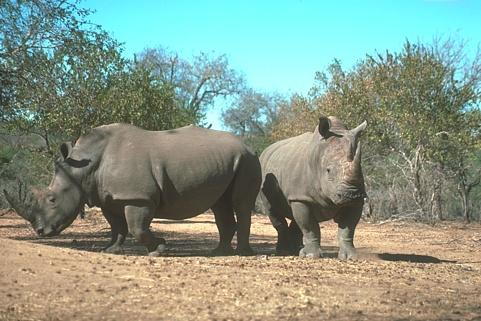
#> input picture opencv4.5.4/images/rhino.jpg, 481 x 321 px, found by its file name
$ python '图像处理（scipy）.py'
#> lines starting #> are read from the running program, lines starting #| are printed output that depends on the picture
#%%
# -*- coding UTF-8 -*-
'''
@Project : TensorflowStudy
@File : ImageProcessing（scipy）.py
@Author : chenbei
@Date : 2021/8/31 13:18
'''
import matplotlib.pyplot as plt
from matplotlib.pylab import mpl
from matplotlib.font_manager import FontProperties
import numpy as np
import pandas as pd
import os
plt.rcParams['font.sans-serif'] = ['Times New Roman']  # 设置字体风格,必须在前然后设置显示中文
mpl.rcParams['font.size'] = 10.5  # 图片字体大小
mpl.rcParams['font.sans-serif'] = ['SimHei']  # 显示中文的命令
mpl.rcParams['axes.unicode_minus'] = False  # 显示负号的命令
mpl.rcParams['agg.path.chunksize'] = 10000
plt.rcParams['figure.figsize'] = (7.8, 3.8)  # 设置figure_size尺寸
plt.rcParams['savefig.dpi'] = 600  # 图片像素
plt.rcParams['figure.dpi'] = 600  # 分辨率
font_set = FontProperties(fname=r"C:\Windows\Fonts\simsun.ttc", size=10.5)
import  scipy.fftpack,scipy.ndimage,scipy.signal
from  PIL import  Image
import matplotlib.pylab as pylab
root = os.path.join(os.getcwd(),"ImageProcessing")
img_dir = os.path.join(root,"images")
im1 = np.array(Image.open(img_dir +  "/rhino.jpg").convert(mode='L'))
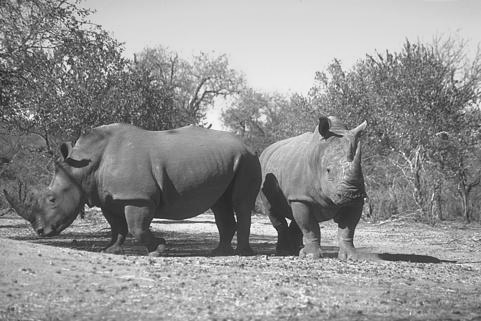
#> im1: shape (321, 481); min 20, max 253, mean 145.9
#%%
# （1）scipy.fftpack模块
freq1 = scipy.fftpack.fft2(im1)
im1_ = scipy.fftpack.ifft2(freq1).real # 以频域的实部重建图像
freq1_shift = scipy.fftpack.fftshift(freq1)  # 将零频率分量移动到频谱的中心
#> (the run stopped early here; a loop or call above may not have finished)

$ run again, with opencv4.5.4/images/0.jpg copied over opencv4.5.4/images/rhino.jpg
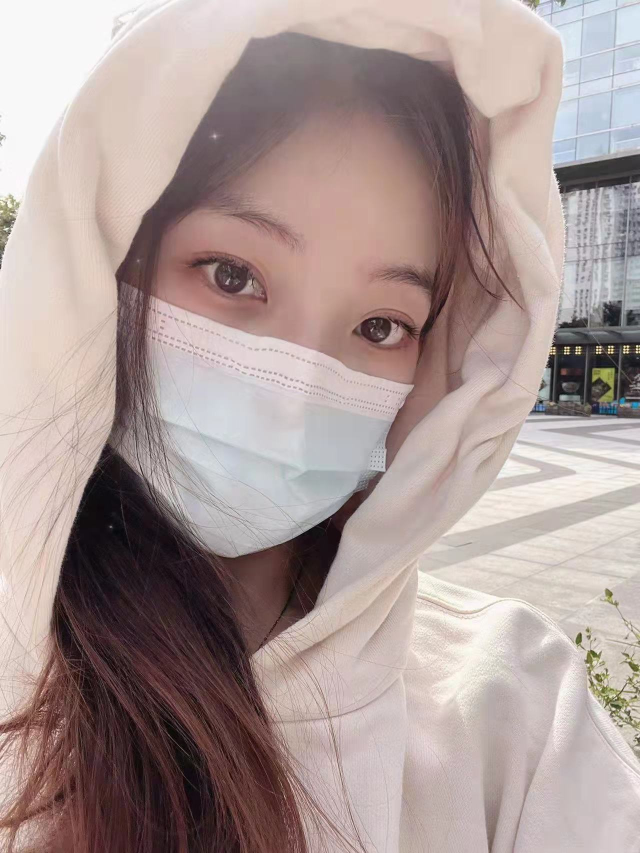
#> input picture opencv4.5.4/images/0.jpg, 1280 x 1706 px, found by its file name (shown at 1/2 size)
#> `im1 = np.array(Image.open(img_dir +  "/rhino.jpg").convert(mode='L'))`:
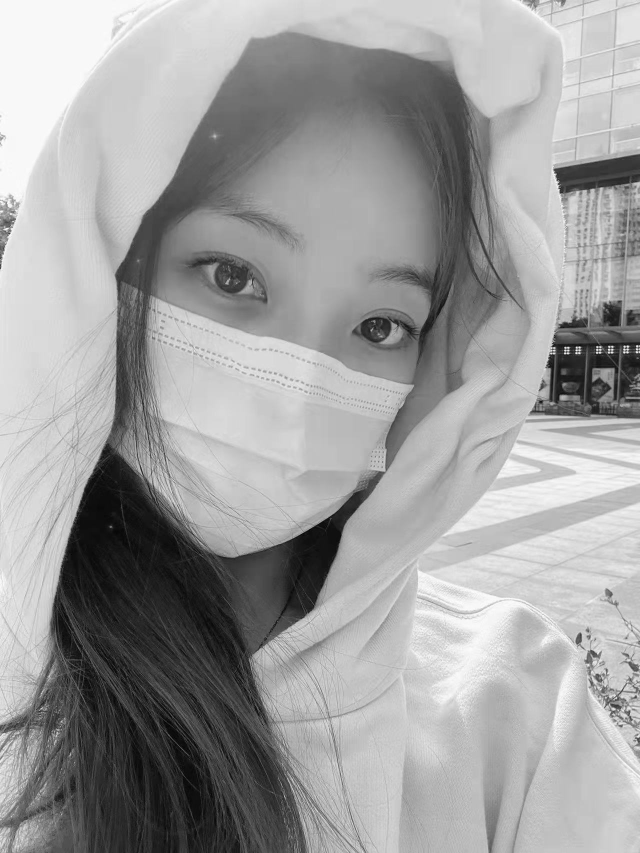
#> im1: shape (1706, 1280) (shown at 1/2 size); min 0, max 255, mean 158

$ run again, with opencv4.5.4/images/10.jpg copied over opencv4.5.4/images/rhino.jpg
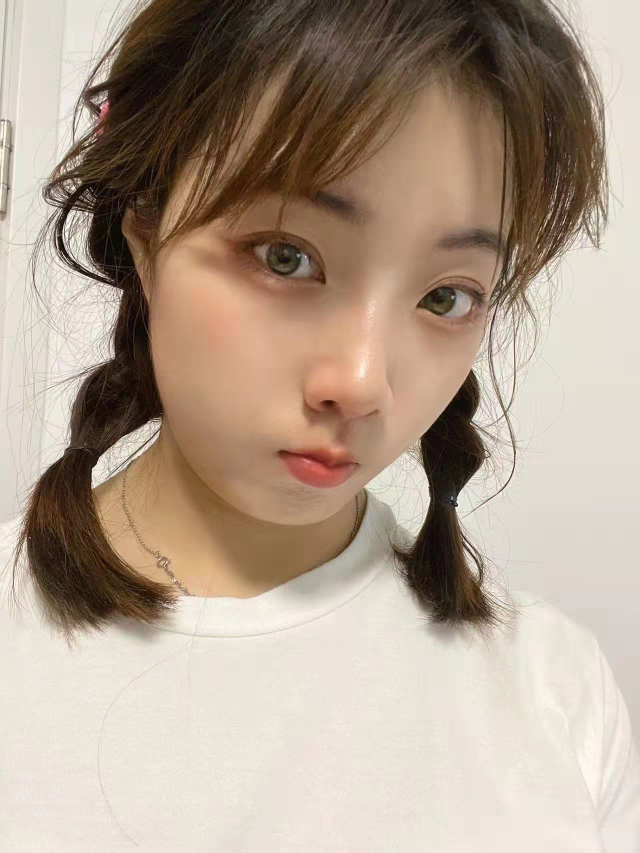
#> input picture opencv4.5.4/images/10.jpg, 1280 x 1706 px, found by its file name (shown at 1/2 size)
#> `im1 = np.array(Image.open(img_dir +  "/rhino.jpg").convert(mode='L'))`:
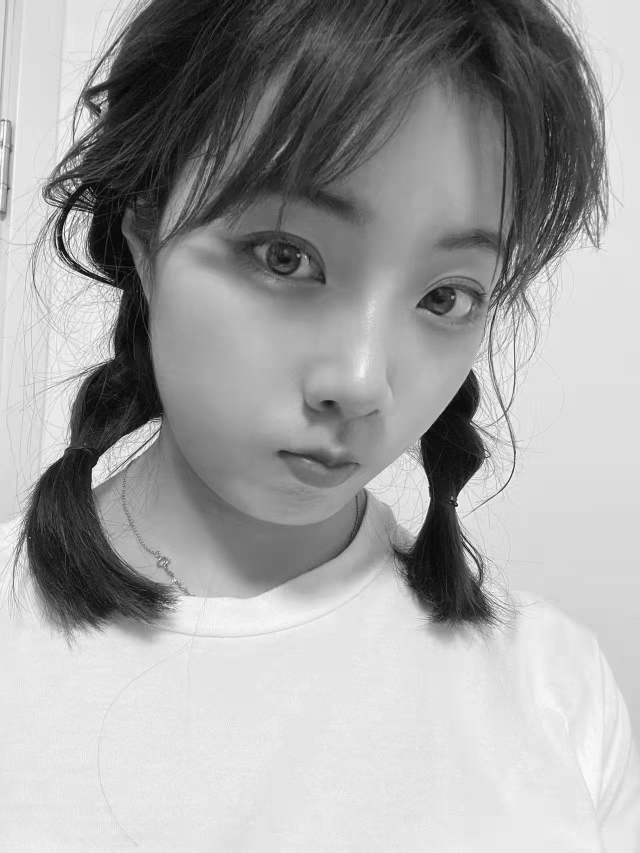
#> im1: shape (1706, 1280) (shown at 1/2 size); min 1, max 255, mean 162.6

$ run again, with opencv4.5.4/images/12.jpg copied over opencv4.5.4/images/rhino.jpg
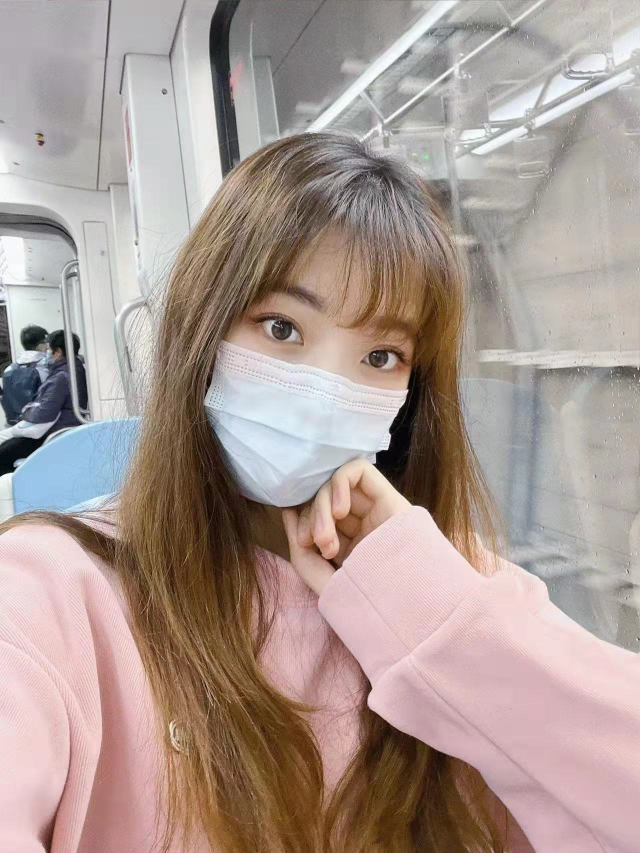
#> input picture opencv4.5.4/images/12.jpg, 1280 x 1706 px, found by its file name (shown at 1/2 size)
#> `im1 = np.array(Image.open(img_dir +  "/rhino.jpg").convert(mode='L'))`:
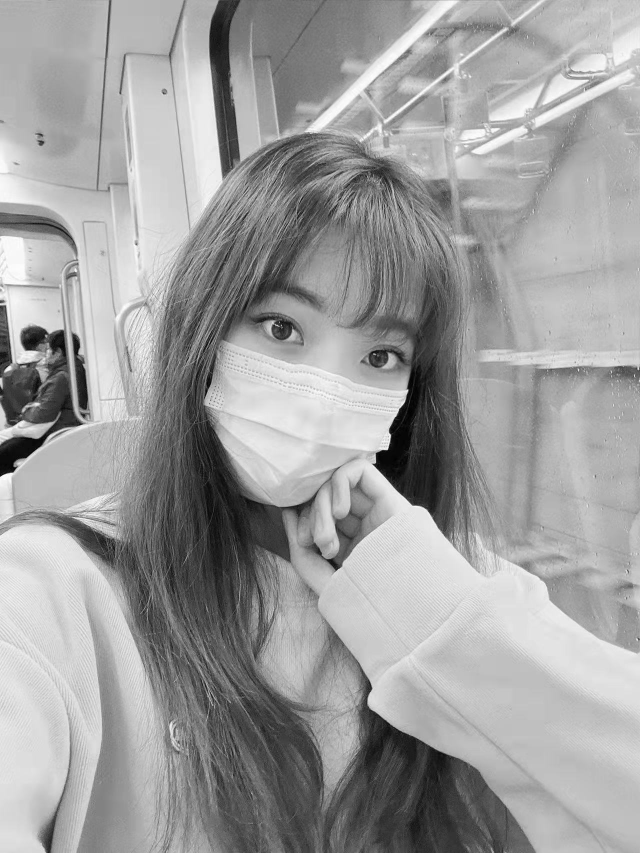
#> im1: shape (1706, 1280) (shown at 1/2 size); min 0, max 255, mean 158
